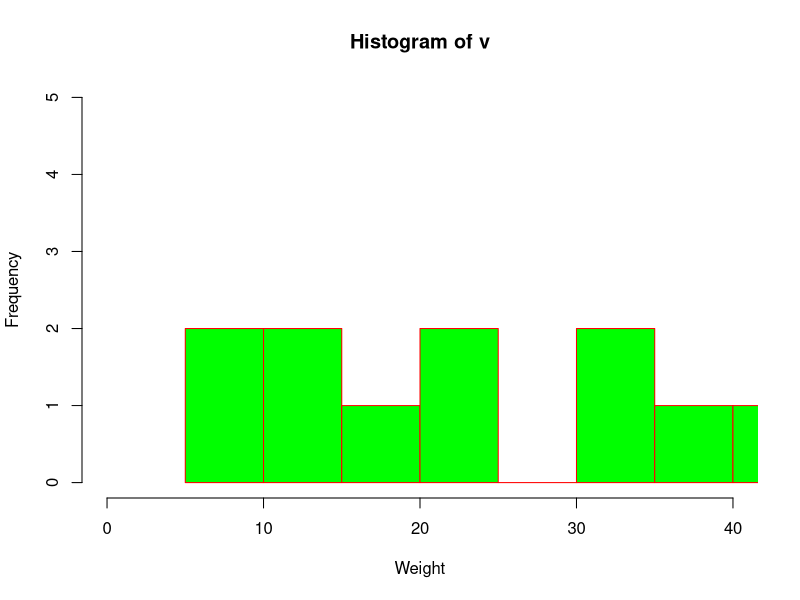

Here is the R script that generated this plot:
# Create data for the graph.
v <- c(9,13,21,8,36,22,12,41,31,33,19)

# Create the histogram.
hist(v,xlab = "Weight",col = "green",border = "red", xlim =
       c(0,40), ylim = c(0,5),
     breaks = 5)
